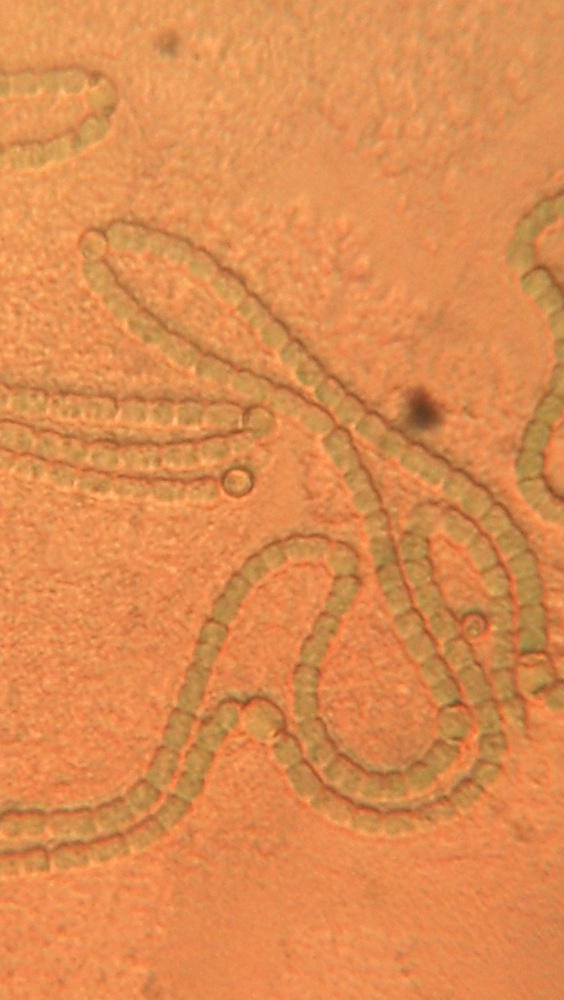
#> input picture science/img/agar1.jpg, 564 x 1000 px, shrunk from 1840 x 3264 before the run
$ python -i mysecond.py   (imports and definitions only)   (Python 2 division)   (older library calls are emulated)
#> lines starting #> are read from the running program, lines starting #| are printed output that depends on the picture; after the words box and inside, x2 and y2 are one past the last pixel; in counts of white or black regions, pixels touching at a corner belong together
import sklearn
import numpy as np
from scipy import ndimage

from matplotlib import pyplot as plt
import matplotlib.patches as mpatches

import skimage
from skimage import io
from skimage.filter import threshold_otsu

from skimage.feature import peak_local_max
from skimage.morphology import watershed

class Plotting:

	# [78 lines left out: functions algo1, algo2, algo4, boundbox1, make_windows, make_windows2 and 1 more, not called in this run]


class Finding:


	@staticmethod
	def img_to_labels1(inp_img):
		""" Takes input img,
			Returns labels from watershed method
		"""
		thresh = threshold_otsu(inp_img)
		otsu0 = inp_img < thresh
		dist0 = ndimage.distance_transform_edt(otsu0)
		j=30
		print j
		peaks0 = peak_local_max(dist0 ,indices = False,footprint=np.ones((j,j)))

		marker0 = ndimage.label(peaks0)[0]
		labels0 = watershed(-dist0, marker0, mask=otsu0)

	#     plt.imshow(labels0)
	#     plt.show()
		return labels0

	# [38 lines left out: functions img_to_labels2, img_to_labels3, not called in this run]

>>> import cv2
>>> picture = cv2.imread('img/agar1.jpg', cv2.IMREAD_GRAYSCALE)
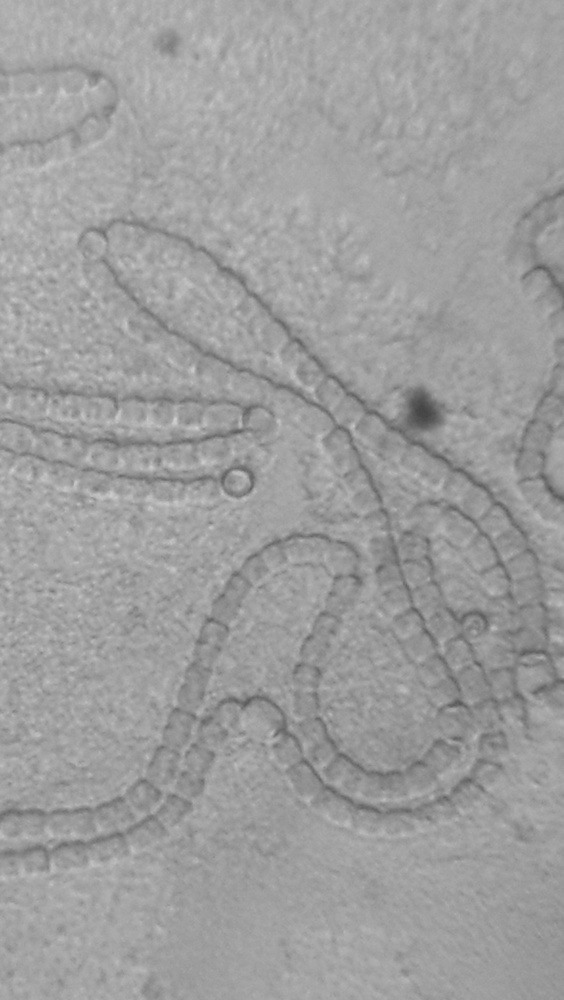
#> picture: shape (1000, 564); min 68, max 207, mean 158
>>> result = Finding().img_to_labels1(picture)
#> in img_to_labels1, `thresh = threshold_otsu(inp_img)`: thresh = 151
#> in img_to_labels1, `otsu0 = inp_img < thresh`:
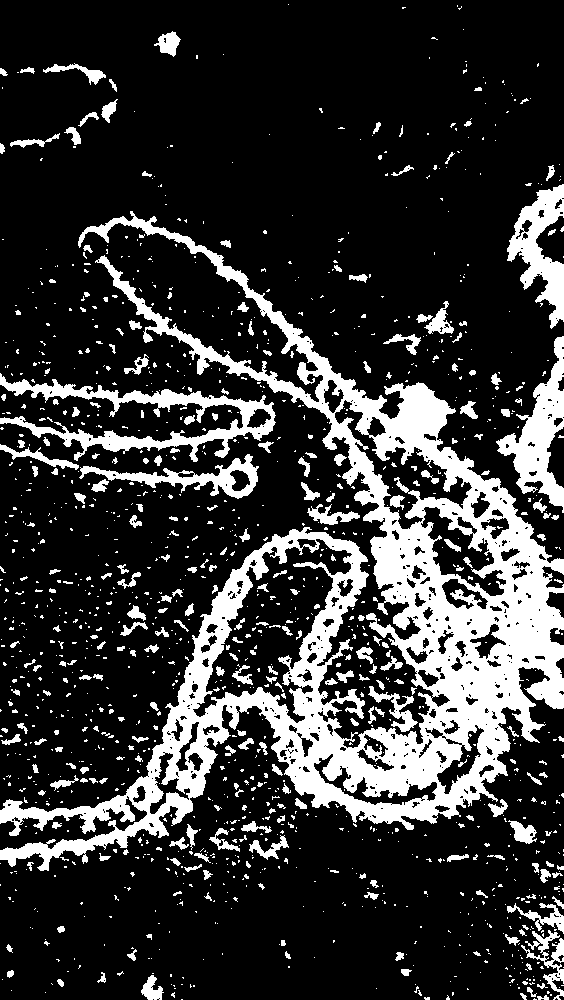
#> otsu0: shape (1000, 564) bool; 20.8% white; 1380 white regions (1105 under 20 px), largest, box (x1, y1, x2, y2) and area: (0, 211, 564, 871) 77127, (0, 373, 276, 462) 6199, (496, 336, 564, 513) 4411
#> in img_to_labels1, `dist0 = ndimage.distance_transform_edt(otsu0)`:
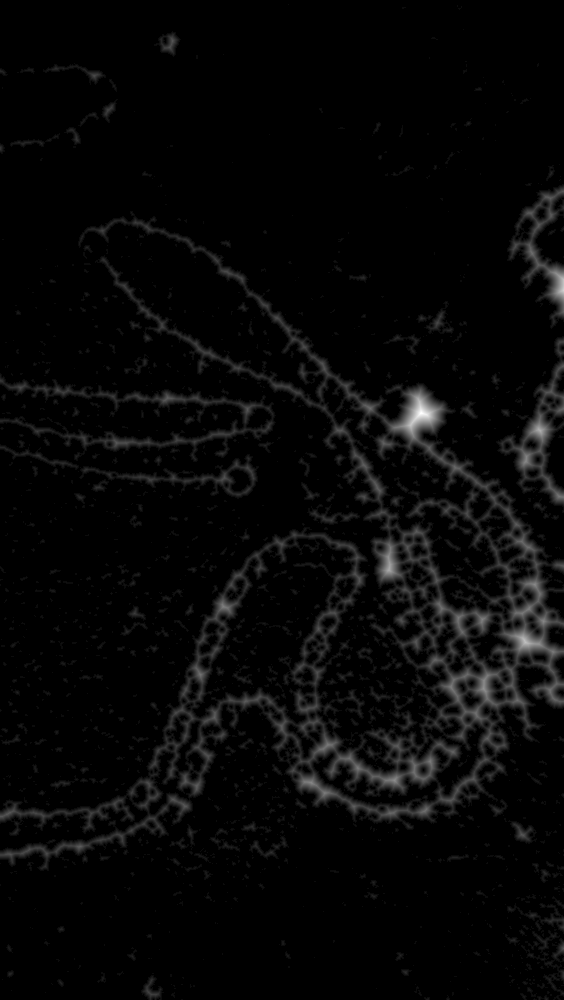
#> dist0: shape (1000, 564) float64; min 0, max 21.21, mean 0.6; drawn with min black and max white
#> in img_to_labels1, `peaks0 = peak_local_max(dist0 ,indices = False,footprint=np.ones((j,j)))`:
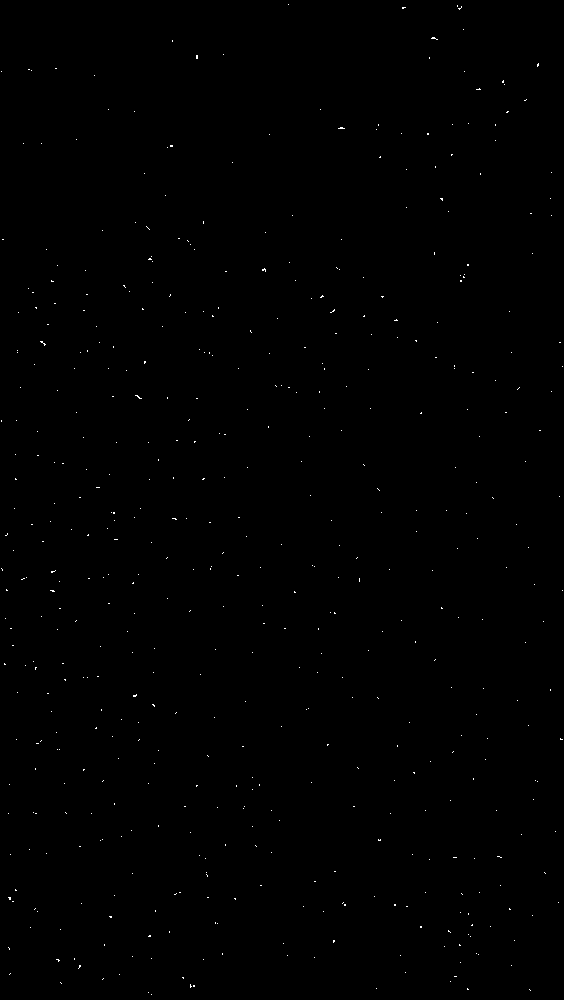
#> peaks0: shape (1000, 564) bool; 0.17% white in thin lines or dots
#> in img_to_labels1, `marker0 = ndimage.label(peaks0)[0]`: marker0: shape (1000, 564) int32; 570 distinct labels, from 0 to 569
#> in img_to_labels1, `labels0 = watershed(-dist0, marker0, mask=otsu0)`:
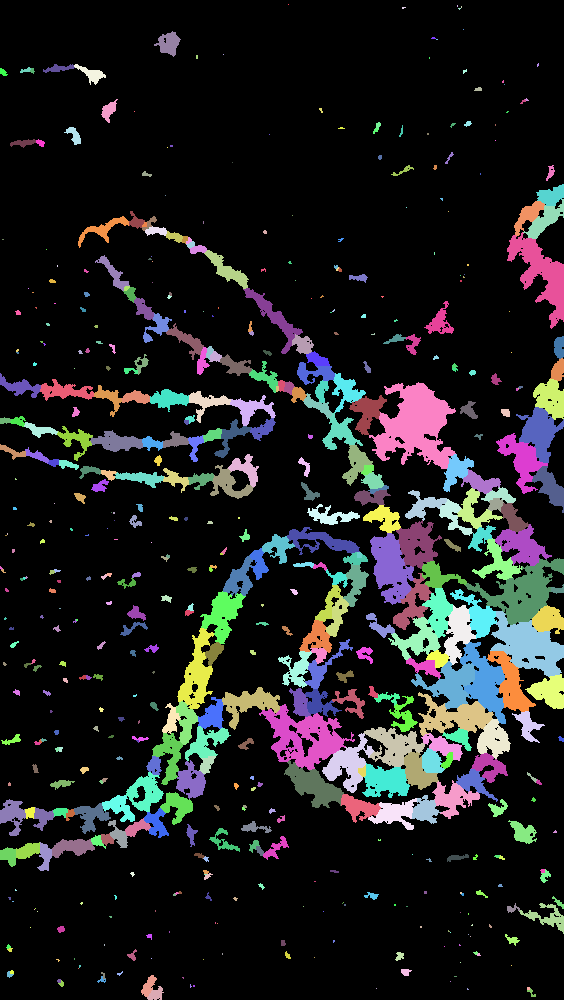
#> labels0: shape (1000, 564) int32; 570 distinct labels, from 0 to 569; one colour per label, 0 black
